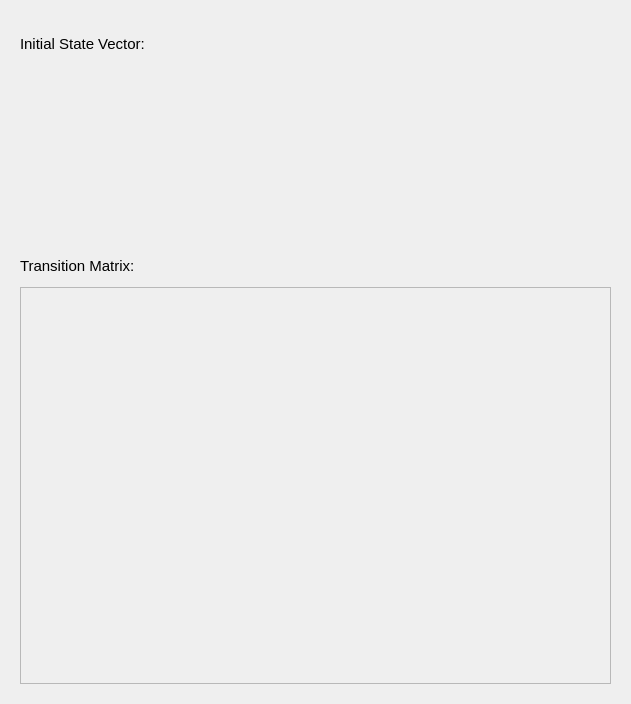
<?xml version="1.0" encoding="UTF-8"?>
<ui version="4.0">
 <class>InputVisualisation</class>
 <widget class="QWidget" name="InputVisualisation">
  <property name="windowModality">
   <enum>Qt::ApplicationModal</enum>
  </property>
  <property name="geometry">
   <rect>
    <x>0</x>
    <y>0</y>
    <width>631</width>
    <height>704</height>
   </rect>
  </property>
  <property name="windowTitle">
   <string>Form</string>
  </property>
  <layout class="QVBoxLayout" name="verticalLayout">
   <property name="topMargin">
    <number>20</number>
   </property>
   <item>
    <widget class="QFrame" name="input_first">
     <property name="sizePolicy">
      <sizepolicy hsizetype="Preferred" vsizetype="Minimum">
       <horstretch>0</horstretch>
       <verstretch>0</verstretch>
      </sizepolicy>
     </property>
     <property name="minimumSize">
      <size>
       <width>0</width>
       <height>200</height>
      </size>
     </property>
     <property name="maximumSize">
      <size>
       <width>16777215</width>
       <height>200</height>
      </size>
     </property>
     <property name="frameShape">
      <enum>QFrame::NoFrame</enum>
     </property>
     <property name="frameShadow">
      <enum>QFrame::Raised</enum>
     </property>
     <layout class="QVBoxLayout" name="verticalLayout_3">
      <item>
       <widget class="QLabel" name="labelInitialStateVecor">
        <property name="maximumSize">
         <size>
          <width>16777215</width>
          <height>30</height>
         </size>
        </property>
        <property name="font">
         <font>
          <pointsize>11</pointsize>
          <weight>50</weight>
          <bold>false</bold>
         </font>
        </property>
        <property name="text">
         <string>Initial State Vector:</string>
        </property>
       </widget>
      </item>
      <item>
       <widget class="QWidget" name="widget" native="true">
        <layout class="QVBoxLayout" name="verticalLayout_4">
         <item>
          <layout class="QVBoxLayout" name="layoutMatrix_2">
           <property name="sizeConstraint">
            <enum>QLayout::SetMinimumSize</enum>
           </property>
          </layout>
         </item>
        </layout>
       </widget>
      </item>
     </layout>
    </widget>
   </item>
   <item>
    <widget class="QFrame" name="input_second">
     <property name="frameShape">
      <enum>QFrame::NoFrame</enum>
     </property>
     <property name="frameShadow">
      <enum>QFrame::Raised</enum>
     </property>
     <layout class="QVBoxLayout" name="verticalLayout_2">
      <property name="spacing">
       <number>11</number>
      </property>
      <property name="topMargin">
       <number>30</number>
      </property>
      <item>
       <widget class="QLabel" name="labelTransitionMatrix">
        <property name="maximumSize">
         <size>
          <width>16777215</width>
          <height>20</height>
         </size>
        </property>
        <property name="font">
         <font>
          <pointsize>11</pointsize>
          <weight>50</weight>
          <bold>false</bold>
         </font>
        </property>
        <property name="text">
         <string>Transition Matrix:</string>
        </property>
       </widget>
      </item>
      <item>
       <widget class="QFrame" name="frame">
        <property name="frameShape">
         <enum>QFrame::StyledPanel</enum>
        </property>
        <property name="frameShadow">
         <enum>QFrame::Raised</enum>
        </property>
        <layout class="QHBoxLayout" name="horizontalLayout">
         <item>
          <layout class="QVBoxLayout" name="layoutMatrix"/>
         </item>
        </layout>
       </widget>
      </item>
     </layout>
    </widget>
   </item>
  </layout>
 </widget>
 <resources/>
 <connections/>
</ui>
